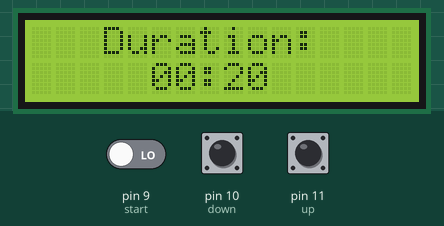
Simulated run of this sketch. Board: Arduino Uno, built with avr-gcc and run on an emulated ATmega328P. Shown: 16×2 character LCD. The test bench sets the inputs (shaded band); at power-on: pin 11 (up) HIGH, pin 10 (down) HIGH, pin 9 (start) LOW.

Above: at 1.2 s.
1.3 s: pin 11 (up) pulled LOW for 0.15 s
At 3.8 s:
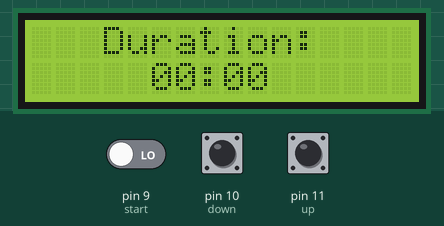
4.2 s: pin 10 (down) pulled LOW for 0.15 s
At 4.96 s:
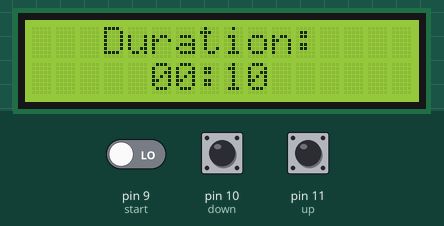
7.3 s: pin 11 (up) pulled LOW for 1 s
At 8.46 s:
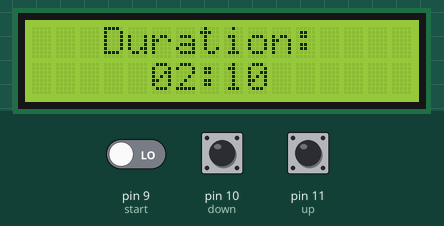
10.8 s: pin 10 (down) pulled LOW for 1 s
At 12.35 s:
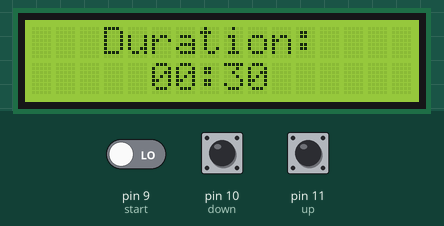
14.8 s: pin 9 (start) driven HIGH and pin 10 (down) driven LOW and pin 11 (up) driven LOW
At 15.4 s:
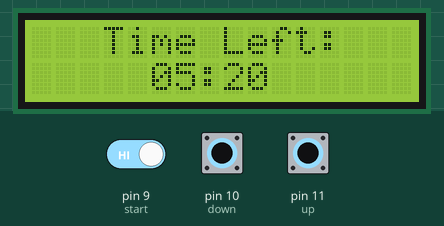

The sketch:

main.ino
```cpp
#include <LiquidCrystal.h>
LiquidCrystal lcd(2, 3, 4, 5, 6, 7);

int up = 11;
int down = 10;
int start = 9;
int timeMin = 0;
int timeSec = 0;

void setup()
{
  pinMode(up, INPUT);
  pinMode(down, INPUT);
  pinMode(start, INPUT);
  lcd.begin(16, 2);
  printToLCD(3);
}

void loop()
{
  if (digitalRead(start))
  {
    startTimer();
  }
  increaseTime(500);
  decreaseTime(500);
  delay(10);
}

void increaseTime(int waitTime)
{
  if (!digitalRead(up))
  {
    return;
  }

  if (timeSec < 50)
  {
    timeSec += 10;
  }
  else
  {
    timeSec = 0;
    timeMin += 1;
  }

  delay(waitTime);

  if (waitTime > 50)
  {
    waitTime -= 50;
  }
  printToLCD(1);
  increaseTime(waitTime);
}

void decreaseTime(int waitTime)
{
  if (!digitalRead(down))
  {
    return;
  }

  if (timeSec > 0)
  {
    timeSec -= 10;
  }
  else if (timeMin > 0)
  {
    timeSec = 50;
    timeMin -= 1;
  }

  delay(waitTime);

  if (waitTime > 50)
  {
    waitTime -= 50;
  }
  printToLCD(1);
  decreaseTime(waitTime);
}

void startTimer()
{
  printToLCD(2);
  delay(1000);
  if (timeSec > 0)
  {
    timeSec -= 1;
  }
  else if (timeMin > 0)
  {
    timeSec = 59;
    timeMin -= 1;
  }
  else
  {
    timerSound(8, 5);
    return;
  }
  startTimer();
}

void timerSound(int pin, int duration)
{
  while (duration > 0)
  {
    printToLCD(2);
    tone(pin, 330, 250);
    delay(300);
    lcd.clear();
    tone(pin, 311, 250);
    delay(300);
    --duration;
  }
  printToLCD(1);
}

void printToLCD(int state)
{
  lcd.clear();
  if (state == 3)
  {
    lcd.setCursor(3, 0);
    lcd.print("Welcome to");
    lcd.setCursor(6, 2);
    lcd.print("Timer");
  }
  else
  {
    if (state == 1)
    {
      lcd.setCursor(3, 0);
      lcd.print("Duration:");
    }
    else
    {
      lcd.setCursor(3, 0);
      lcd.print("Time Left:");
    }
    lcd.setCursor(5, 2);
    if (timeMin < 10)
    {
      lcd.print(0);
      lcd.print(timeMin);
    }
    else
    {
      lcd.print(timeMin);
    }
    lcd.print(":");
    if (timeSec < 10)
    {
      lcd.print(0);
      lcd.print(timeSec);
    }
    else
    {
      lcd.print(timeSec);
    }
  }
}
```

Measured:
- after the input at 4.2 s, the display: changes after 0.54 s (image 2)
- after the input at 10.8 s, the display: first changes after 0.52 s (image 4 shows a later state)
- after the input at 14.8 s, the display: changes at once (image 5)
- what the display in image 2 shows lasts 0.5 s, from 4.7 s to 5.2 s
- what the display in image 5 shows lasts 1.0 s, from 14.8 s to 15.8 s
